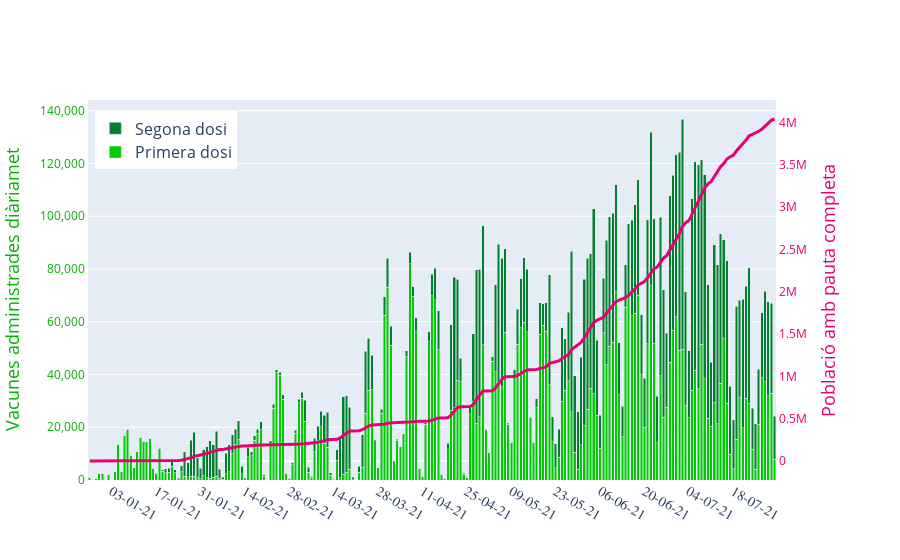

Notebook source saved alongside this figure:
### Code cell
# multiple y axes

# Create figure with secondary y-axis
fig = make_subplots(specs=[[{"secondary_y": True}]])

# Add traces
fig.add_trace(
    go.Bar( x=df_vac_app.index, y= df_vac_app.RECOMPTE,marker_color='#00cc00', name='Primera dosi',  
           hovertemplate= "%{x}<br>  %{y}", ),
    secondary_y=False, # sublot axis
)

fig.add_trace(
    go.Bar( x=df_vac_app.index, y= df_vac_app.REC_DOS, marker_color='#00802b', name='Segona dosi',
          hovertemplate= "%{x}<br>  %{y} ", ),
    secondary_y=False,)

fig.update_layout(barmode='stack') # overlap col

fig.add_trace(
   go.Scatter(
    x = df_vac_app.index,
    y = df_vac_app["cumsum2"],
    name='Pauta completa',
    showlegend=False,
    line_width=3, 
    line_color="#e60073",
  hovertemplate= " %{x}<br> %{y}", #hover text
    mode="lines",
   # hoverinfo="name + x + y",
   ),
    secondary_y=True,
)

# legend without magic underscore notation
fig.update_layout(legend=dict(
    yanchor="top",
    y=0.97,
    xanchor="left",
    x=0.01,
    #title_font_family="Times New Roman",
    title="", # title legens
    font=dict(
            #family="Courier",
            size=16,
      ),
    ))

# Set x-axis title
fig.update_xaxes(title_text="xaxis title")

# Set y-axes titles
fig.update_yaxes(title_text="Vacunes administrades diàriamet", secondary_y=False, color="#00b300",
                title_font_size=18, exponentformat="none", linewidth=1,)
fig.update_yaxes(title_text="Població amb pauta completa", titlefont_color="#e60073",  
                 secondary_y=True, color="#e60073",
                title_font_size=18, linewidth=1,showgrid=False)

fig.update_layout(
    xaxis_tickformat = '%d-%m-%y',  # date format
    xaxis_tickfont_size=14,       
    xaxis_tickfont_family="Arial Sans",
    xaxis_nticks=16, # num sep axis x
    xaxis_title_text=None,
    hoverlabel=dict( #custom hoverlabel
        font_size=16,
        font_family="Rockwell"
    ),
   hoverlabel_align = 'right',
    
)

fig.show()

### Figure 1 — Plotly figure (JSON) as saved in the notebook; plotly's stock layout.template omitted (floating-point values rounded to 4 significant figures; data arrays with more than 128 entries replaced by an {"elided": "..."} marker saying what was removed)
{"data": [{"hovertemplate": "%{x}<br>  %{y}", "marker": {"color": "#00cc00"}, "name": "Primera dosi", "type": "bar", "x": {"elided": "217 str values"}, "xaxis": "x", "y": {"elided": "217 int values"}, "yaxis": "y"}, {"hovertemplate": "%{x}<br>  %{y} ", "marker": {"color": "#00802b"}, "name": "Segona dosi", "type": "bar", "x": {"elided": "217 str values"}, "xaxis": "x", "y": {"elided": "217 int values"}, "yaxis": "y"}, {"hovertemplate": " %{x}<br> %{y}", "line": {"color": "#e60073", "width": 3}, "mode": "lines", "name": "Pauta completa", "showlegend": false, "type": "scatter", "x": {"elided": "217 str values"}, "xaxis": "x", "y": {"elided": "217 int values"}, "yaxis": "y2"}], "layout": {"barmode": "stack", "hoverlabel": {"align": "right", "font": {"family": "Rockwell", "size": 16}}, "legend": {"font": {"size": 16}, "title": {"text": ""}, "x": 0.01, "xanchor": "left", "y": 0.97, "yanchor": "top"}, "xaxis": {"anchor": "y", "domain": [0, 0.94], "nticks": 16, "tickfont": {"family": "Arial Sans", "size": 14}, "tickformat": "%d-%m-%y", "title": {}}, "yaxis": {"anchor": "x", "color": "#00b300", "domain": [0, 1], "exponentformat": "none", "linewidth": 1, "title": {"font": {"size": 18}, "text": "Vacunes administrades diàriamet"}}, "yaxis2": {"anchor": "x", "color": "#e60073", "linewidth": 1, "overlaying": "y", "showgrid": false, "side": "right", "title": {"font": {"color": "#e60073", "size": 18}, "text": "Població amb pauta completa"}}}}
